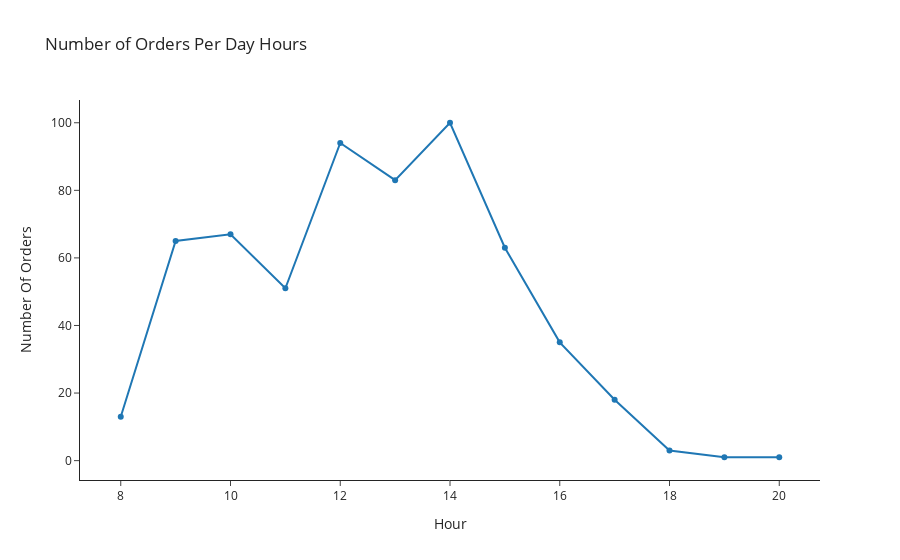

This figure's notebook cell:
### Code cell
fig = px.line(df.groupby('hour')['quantity'].count().reset_index(),
        x='hour', y='quantity', title='Number of Orders Per Day Hours',
        labels={'hour':'Hour', 'quantity':'Number Of Orders'}, template='simple_white', markers=True)
fig.show()

### Figure 1 — Plotly figure (JSON) as saved in the notebook; plotly's stock layout.template omitted (floating-point values rounded to 4 significant figures)
{"data": [{"hovertemplate": "Hour=%{x}<br>Number Of Orders=%{y}<extra></extra>", "legendgroup": "", "line": {"color": "#1F77B4", "dash": "solid"}, "marker": {"symbol": "circle"}, "mode": "markers+lines", "name": "", "orientation": "v", "showlegend": false, "type": "scatter", "x": [8, 9, 10, 11, 12, 13, 14, 15, 16, 17, 18, 19, 20], "xaxis": "x", "y": [13, 65, 67, 51, 94, 83, 100, 63, 35, 18, 3, 1, 1], "yaxis": "y"}], "layout": {"legend": {"tracegroupgap": 0}, "title": {"text": "Number of Orders Per Day Hours"}, "xaxis": {"anchor": "y", "domain": [0, 1], "title": {"text": "Hour"}}, "yaxis": {"anchor": "x", "domain": [0, 1], "title": {"text": "Number Of Orders"}}}}
